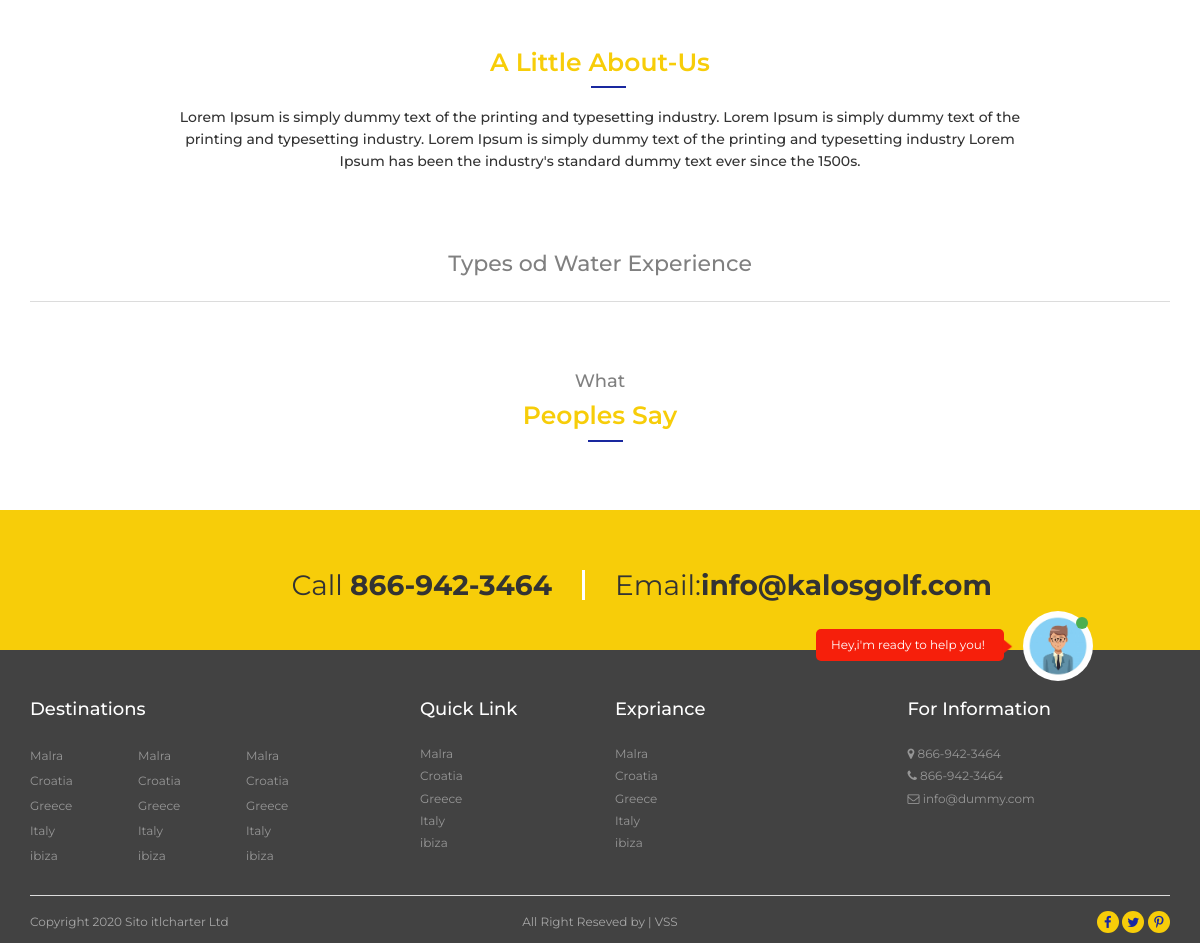
The page /index.php/web/about (lower part) on the database as committed earlier.
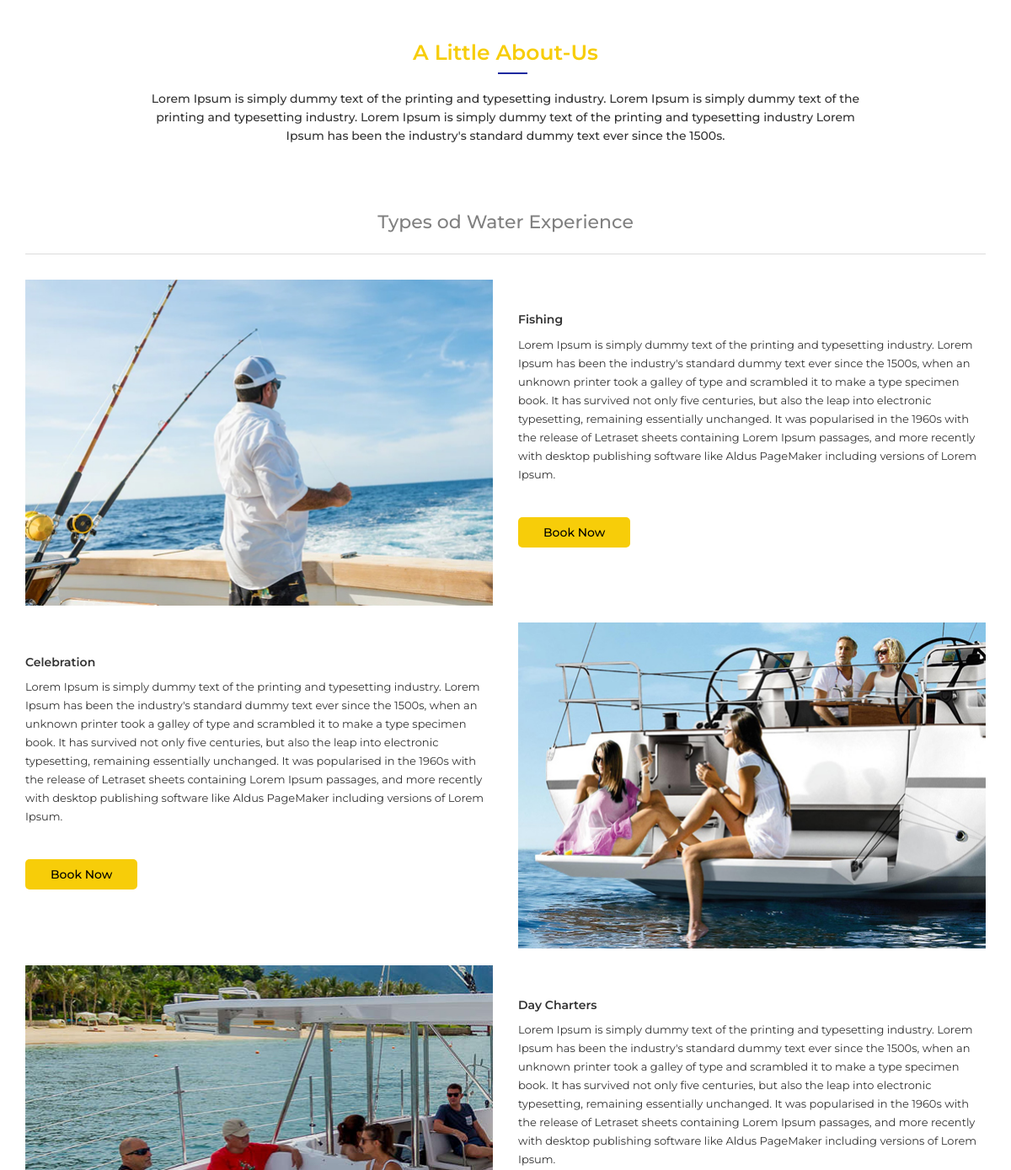
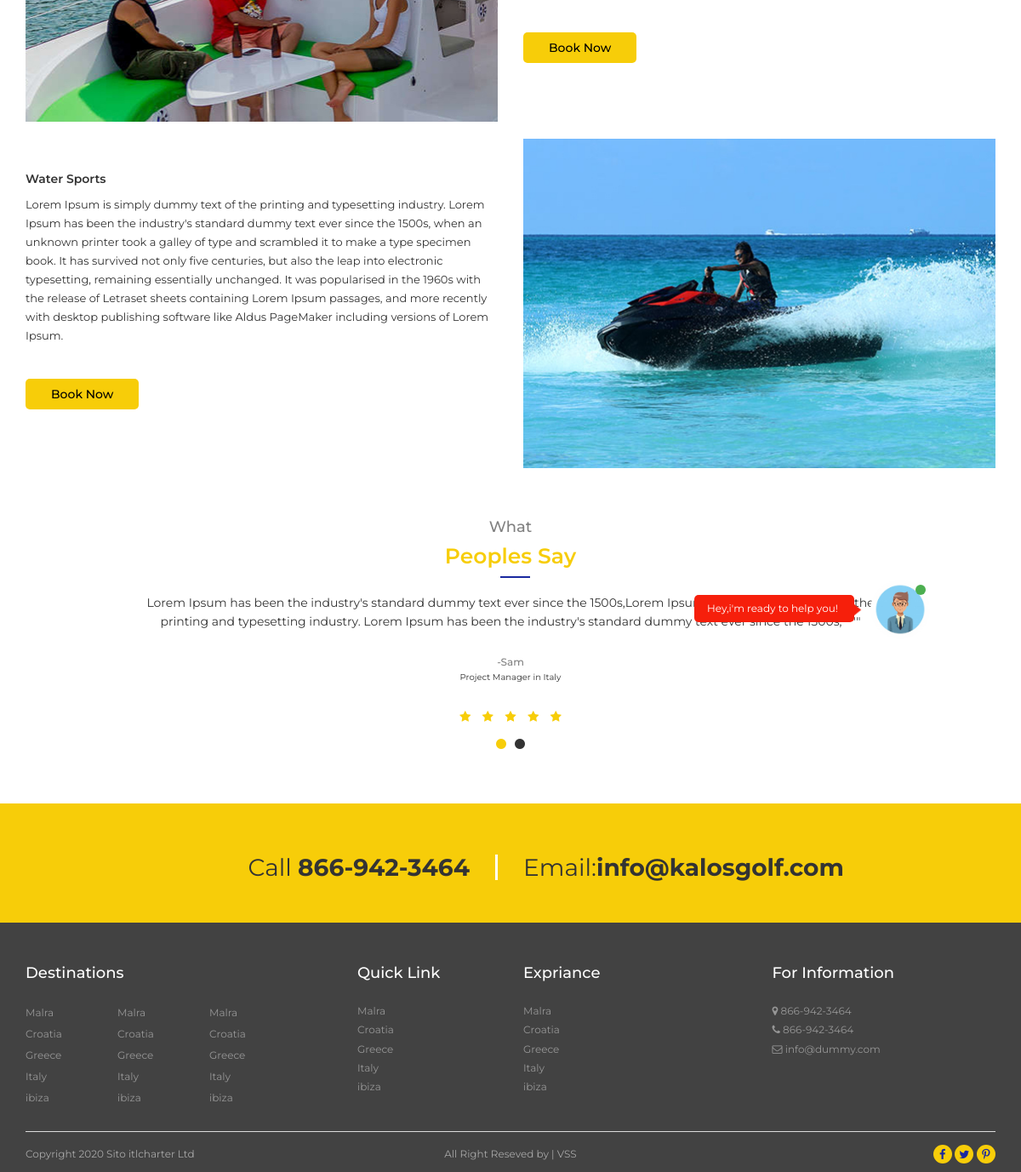
The same page on the database as committed later (2 pictures, top to bottom).
### tables this page shows
CREATE TABLE `about_us` (
  `ID` int(11) NOT NULL,
  `title` varchar(255) NOT NULL,
  `slug` varchar(255) NOT NULL,
  `description` longtext NOT NULL,
  `image` varchar(255) NOT NULL,
  `created_by` varchar(255) NOT NULL,
  `status` tinyint(4) NOT NULL,
  `LocalIP` varchar(255) NOT NULL,
  `created_at` timestamp NOT NULL DEFAULT current_timestamp(),
  `updated_at` timestamp NOT NULL DEFAULT current_timestamp() ON UPDATE current_timestamp()
);

CREATE TABLE `testimonials` (
  `ID` int(11) NOT NULL,
  `title` varchar(255) NOT NULL,
  `name` varchar(255) NOT NULL,
  `slug` varchar(255) NOT NULL,
  `designation` varchar(255) NOT NULL,
  `description` longtext NOT NULL,
  `image` varchar(255) NOT NULL,
  `created_by` varchar(255) NOT NULL,
  `status` tinyint(4) NOT NULL COMMENT '1 = Active & 0 = Inactive',
  `LocalIP` varchar(255) NOT NULL,
  `created_at` timestamp NOT NULL DEFAULT current_timestamp(),
  `updated_at` timestamp NOT NULL DEFAULT current_timestamp() ON UPDATE current_timestamp()
);

### application/controllers/Web.php (called while the page is built, shortened)
<?php
class Web extends CI_Controller
{
	public function __construct()
	{
		$this->load->database();
		$this->load->library("pagination");
		$this->load->model('admin/TourPackageModel');
		$this->load->model('admin/CategoryModel');
		$this->load->model('admin/TestimonialModel');
		$this->load->model('admin/BlogModel');
		$this->load->model('admin/AboutModel');
		$this->load->model('admin/SlideModel');
		$this->load->model('admin/TransportModel');
	}
	public function about()
	{
		$about = $this->AboutModel->get_all_view();
		$data['about_value'] = $about;
		$testimonial = $this->TestimonialModel->get_all_view();
		$data['testimonial_value'] = $testimonial;
		$this->load->view('website/about_us',$data);
	}
}

### index.php (called while the page is built, shortened)
<?php
require_once BASEPATH.'core/CodeIgniter.php';

### application/models/admin/AboutModel.php (called while the page is built, shortened)
<?php
class AboutModel extends CI_model
{
	public function get_all_view()
	{
		return $this->db->get('about_us')->result();
	}
}

### application/models/admin/TestimonialModel.php (called while the page is built, shortened)
<?php
class TestimonialModel extends CI_model
{
	public function get_all_view()
	{
		return $this->db->get('testimonials')->result();
	}
}

### application/views/website/about_us.php (the view, shortened to what this page needs)
<?php
   $this->load->view('website/include/header');
   ?>
<section class="litte-about-section">
   <div class="container">
      <div class="row">
         <div class="litte-about-main-box">
            <h2 class="cust-heading1">A Little About-Us</h2>
            <p>Lorem Ipsum is simply dummy text of the printing and typesetting industry. Lorem Ipsum is simply dummy text of the printing and typesetting industry. Lorem Ipsum is simply dummy text of the printing and typesetting industry Lorem Ipsum has been the industry's standard dummy text ever since the 1500s.</p>
         </div>
      </div>
   </div>
</section>
<section class="type-water-section">
   <div class="container">
      <div class="type-water-main-box">
         <h3>Types od Water Experience</h3>
      </div>
      <?php foreach ($about_value as $about) { if ($about->ID % 2 !=0 ) {  ?>
      <div class="row">
         <div class="col-md-6">
            <div class="type-water-img">
               <img src="<?=base_url()?>uploads/about/<?=$about->image?>">
            </div>
         </div>
         <div class="col-md-6">
            <div class="type-water-contant-box">
               <h5><?=$about->title ?></h5>
               <p><?=$about->description ?></p>
               <button class="cust-btn ">Book Now</button>
            </div>
         </div>
      </div>
      <?php } else { ?>
      <div class="row">
         <div class="type-water-main-box">
            <div class="col-md-6">
               <div class="type-water-contant-box">
                  <h5><?=$about->title ?></h5>
                  <p><?=$about->description ?></p>
                  <button class="cust-btn ">Book Now</button>
               </div>
            </div>
            <div class="col-md-6">
               <div class="type-water-img">
                  <img src="<?=base_url()?>uploads/about/<?=$about->image?>">
               </div>
            </div>
         </div>
      </div>
      <?php } } ?>
   </div>
</section>
<section class="what-people-section">
   <div class="container">
      <div class="row">
         <h4 class="">What</h4>
         <h2 class="cust-heading1">Peoples Say</h2>
         <div class="what-people-main-box">
           <?php foreach ($testimonial_value as $testimonial ) { ?>
            <div class="slide">
               <p><?=$testimonial->description?></p>
               <div class="about-pg-Peoples-name">
                  <h4>-<?=$testimonial->name?></h4>
                  <p><?=$testimonial->designation?></p>
                  <ul class="list-inline">
                     <li><i class="fa fa-star" aria-hidden="true"></i></li>
                     <li><i class="fa fa-star" aria-hidden="true"></i></li>
                     <li><i class="fa fa-star" aria-hidden="true"></i></li>
                     <li><i class="fa fa-star" aria-hidden="true"></i></li>
                     <li><i class="fa fa-star" aria-hidden="true"></i></li>
                  </ul>
               </div>
            </div>
          <?php } ?>
         </div>
      </div>
   </div>
</section>
<section class="about-pg-call-email-section">
   <div class="container">
      <div class="row">
         <div class="about-pg-call-email-box">
            <div class="col-md-6 col-sm-6">
               <div class="about-pg-call-box">
                  <h3><span>Call </span> 866-942-3464</h3>
               </div>
            </div>
            <div class="col-md-6 col-sm-6">
               <div class="about-pg-email-box">
                  <h3><span>Email:</span>info@kalosgolf.com</h3>
               </div>
            </div>
         </div>
      </div>
   </div>
</section>
<section>
   <div class="container">
      <div class="row">
          <div class="chat-main-box">
                  <div class="chat-frm">
                     <p>Hey,i'm ready to help you!</p>
                     <i class="input-right-icon"><img src="<?=base_url()?>yatch_web/image/btn-right-red-icon.png" class="img-responsive"></i>
                     <img src="<?=base_url()?>yatch_web/image/chat.jpg" class="img-responsive">
                     <span class="online"></span>
                  </div>
               </div>
      </div>
   </div>
</section>
<?php
   $this->load->view('website/include/footer');
   ?>

### application/views/website/include/header.php (shortened to what this page needs)
<!DOCTYPE html>
<html>
   <head>
      <link rel="stylesheet" href="<?=base_url()?>yatch_web/css/bootstrap.min.css">
      <link rel="stylesheet" href="<?=base_url()?>yatch_web/css/style.css">
      <link rel="stylesheet" href="<?=base_url()?>yatch_web/css/aos.css">
      <link rel="stylesheet" href="https://cdnjs.cloudflare.com/ajax/libs/font-awesome/4.7.0/css/font-awesome.min.css">
   </head>
   <body>

### application/views/website/include/footer.php (shortened to what this page needs)
<section class="footer">
  <div class="container">
    <div class="row">
      <div class="col-md-4 col-sm-4">
      <div class="footer-link1">
        <h4>Destinations</h4>
        <ul>
          <li><a href="#">Malra</a></li>
          <li><a href="#">Croatia</a></li>
          <li><a href="#">Greece</a></li>
          <li><a href="#">Italy</a></li>
          <li><a href="#">ibiza</a></li>
        </ul>
        <ul>
          <li><a href="#">Malra</a></li>
          <li><a href="#">Croatia</a></li>
          <li><a href="#">Greece</a></li>
          <li><a href="#">Italy</a></li>
          <li><a href="#">ibiza</a></li>
        </ul>
        <ul>
          <li><a href="#">Malra</a></li>
          <li><a href="#">Croatia</a></li>
          <li><a href="#">Greece</a></li>
          <li><a href="#">Italy</a></li>
          <li><a href="#">ibiza</a></li>
        </ul>
      </div>
    </div>
    <div class="col-md-2 col-sm-2">
      <div class="footer-link">
        <h4>Quick Link</h4>
        <ul>
          <li><a href="#">Malra</a></li>
          <li><a href="#">Croatia</a></li>
          <li><a href="#">Greece</a></li>
          <li><a href="#">Italy</a></li>
          <li><a href="#">ibiza</a></li>
        </ul>
      </div>
    </div>
    <div class="col-md-3 col-sm-3">
      <div class="footer-link">
        <h4>Expriance</h4>
        <ul>
          <li><a href="#">Malra</a></li>
          <li><a href="#">Croatia</a></li>
          <li><a href="#">Greece</a></li>
          <li><a href="#">Italy</a></li>
          <li><a href="#">ibiza</a></li>
        </ul>
      </div>
    </div>
    <div class="col-md-3 col-sm-3">
      <div class="footer-link">
        <h4>For Information</h4>
        <ul>
          <li><i class="fa fa-map-marker" aria-hidden="true"></i> 866-942-3464</li>
            <li><i class="fa fa-phone" aria-hidden="true"></i> 866-942-3464</li>
            <li><i class="fa fa-envelope-o" aria-hidden="true"></i> info@dummy.com</li>
          </ul>
      </div>
    </div>
    </div>
    <hr>
    <div class="row">
      <div class="col-md-4 col-sm-4">
        <div class="copyright">
          <p>Copyright 2020 Sito itlcharter Ltd</p>
        </div>
      </div>
      <div class="col-md-4 col-sm-4 text-center">
        <div class="copyright">
          <p>All Right Reseved by | VSS</p>
        </div>
      </div>
      <div class="col-md-4 col-sm-4">
        <div class="copyright text-right">
          <ul class="list-inline top-social-icon">
            <li><a href="#"><i class="fa fa-facebook" aria-hidden="true"></i></a></li>
            <li><a href="#"><i class="fa fa-twitter" aria-hidden="true"></i></a></li>
            <li><a href="#"><i class="fa fa-pinterest-p" aria-hidden="true"></i></a></li>
          </ul>
        </div>
      </div>
    </div>
  </div>
</section>
</body>
</html>

### yatch_web/css/style.css (style rules this page uses)
body { padding: 0; margin: 0; font-family: 'Montserrat', sans-serif; }
h1,h2,h3,h4,h5,h6,p,a,li { font-family: 'Montserrat', sans-serif; }
button { font-family: 'Montserrat', sans-serif; }
.list-inline { padding: 0; margin: 0; }
.top-social-icon li { margin: 0px 2px; padding: 0px !important; }
.top-social-icon li a i { background:#f7cd09 ; width: 22px; height: 22px; text-align: center; font-size: 13px; line-height: 23px; color: #19289f !important; border-radius: 50%; }
p { line-height: 22px; }
.cust-heading1 { color: #f7cd09; font-weight: 600; margin-bottom: 30px; position: relative; margin-top: 0; font-size: 25px; }
.cust-heading1:before { content: ''; position: absolute; width: 35px; height: 2px; background: #19289f; bottom: -12px; left: 49%; right: 49%; }
.footer { background: #424242; padding-top: 40px; }
.footer .top-social-icon li { margin: 0 !important; }
.copyright p { color: #a7a7a7; }
hr { margin-top: 15px; margin-bottom: 15px; border: 0; border-top: 1px solid #7d7d7d; }
.footer-link1 ul { width: 30%; float: left; }
.footer-link1 ul li a { color: #969696; font-size: 12px; }
.footer-link1 ul li { margin-bottom: 5px; }
.footer-link1 ul { padding: 0; list-style: none; }
.footer-link1 h4 { color: #fff; margin-bottom: 25px; }
.footer-link ul li a { color: #969696; font-size: 12px; }
.footer-link ul li { margin-bottom: 5px; color: #969696; font-size: 12px; }
.footer-link ul { padding: 0; list-style: none; }
.footer-link h4 { color: #fff; margin-bottom: 25px; }
.row:after { content: ""; display: table; clear: both; }
.chat-frm { position: relative; }
.chat-frm p { background: #f61f0b; border: none; border-radius: 5px; float: left; padding: 5px 15px; width: 188px; color: white; font-size: 12px; }
.chat-main-box img { width: 70px; height: 70px; float: right; position: inherit; top: -18px; right: -19px; border-radius: 50%; }
.input-right-icon img { width: 15px; height: 15px; }
.input-right-icon { position: relative; right: 93px; top: 28px; }
.online { width: 12px; height: 12px; background: #4CAF50; position: absolute; border-radius: 50%; top: -12px; right: 1px; }
.chat-main-box { position: fixed; top: 80%; right: 111px; z-index: 999; }
.copyright p { font-size: 12px; }
.litte-about-section { padding: 50px 0px; }
.about-pg-Peoples-name { margin-bottom: 12px; }
.litte-about-main-box { text-align: center; padding: 0px 150px; }
.type-water-main-box h3 { text-align: center; font-size: 22px; color: gray; padding-bottom: 25px; border-bottom: 1px solid gainsboro; }
.type-water-img { padding-top: 20px; }
.type-water-img img { width: 100%; }
.type-water-contant-box { padding-top: 20px; }
.type-water-contant-box h5 { font-weight: 600; padding-top: 30px; }
.type-water-contant-box p { font-size: 13px; }
.type-water-contant-box button { margin-top: 30px; background: #f7cd09; border: none; padding: 8px 30px; color: #000; border-radius: 5px; font-size: 14px; font-weight: 500; font-family: 'Montserrat', sans-serif; }
.what-people-main-box { text-align: center; padding: 0px 150px; }
.what-people-section { padding: 50px 0px; text-align: center; }
.what-people-section h4 { color: gray; }
.what-people-main-box h4 { font-size: 16px; color: gray; }
.about-pg-Peoples-name h4 { font-size: 12px; color: gray; padding-top: 20px; margin: 0; }
.about-pg-Peoples-name ul li i { color: #f7cd09; font-size: 14px; }
.about-pg-Peoples-name p { font-size: 10px; margin-bottom: 25px; }
.about-pg-call-box h3 { font-size: 28px; font-weight: 700; border-right: 3px solid white; padding-right: 30px; }
.about-pg-call-box { text-align: right; }
.about-pg-call-email-section { background: #f7cd09; padding: 40px 0px; }
.about-pg-email-box h3 { font-size: 28px; font-weight: 700; }
.about-pg-call-box h3 span { font-weight: 400; }
.about-pg-email-box h3 span { font-weight: 400; }
.litte-about-main-box p { font-size: 14px; font-weight: 500; }
hr { margin-top: 15px; margin-bottom: 15px; border: 0; border-top: 1px solid gainsboro !important; }
.slick-slider { position:relative;display:block;box-sizing:border-box;-webkit-user-select:none;-moz-user-select:none;-ms-user-select:none;user-select:none;-webkit-touch-callout:none;-khtml-user-select:none;-ms-touch-action:pan-y;touch-action:pan-y;-webkit-tap-highlight-color:transparent; }

Rows that differ between the two databases and show on the page:
added about_us: image (picture), title "Fishing", description "Lorem Ipsum is simply dummy text of the printing and typesetting industry. Lorem Ipsum has been the industry's standard dummy text ever since the 1500s, when an unknown printer took a galley of type and scrambled it to make a type specimen book. It has survived not only five centuries, but also the leap into electronic typesetting, remaining essentially unchanged. It was popularised in the 1960s with the release of Letraset sheets containing Lorem Ipsum passages, and more recently with desktop publishing software like Aldus PageMaker including versions of Lorem Ipsum."
added about_us: title "Celebration", description "Lorem Ipsum is simply dummy text of the printing and typesetting industry. Lorem Ipsum has been the industry's standard dummy text ever since the 1500s, when an unknown printer took a galley of type and scrambled it to make a type specimen book. It has survived not only five centuries, but also the leap into electronic typesetting, remaining essentially unchanged. It was popularised in the 1960s with the release of Letraset sheets containing Lorem Ipsum passages, and more recently with desktop publishing software like Aldus PageMaker including versions of Lorem Ipsum.", image (picture)
added about_us: image (picture), title "Day Charters", description "Lorem Ipsum is simply dummy text of the printing and typesetting industry. Lorem Ipsum has been the industry's standard dummy text ever since the 1500s, when an unknown printer took a galley of type and scrambled it to make a type specimen book. It has survived not only five centuries, but also the leap into electronic typesetting, remaining essentially unchanged. It was popularised in the 1960s with the release of Letraset sheets containing Lorem Ipsum passages, and more recently with desktop publishing software like Aldus PageMaker including versions of Lorem Ipsum."
added about_us: title "Water Sports", description "Lorem Ipsum is simply dummy text of the printing and typesetting industry. Lorem Ipsum has been the industry's standard dummy text ever since the 1500s, when an unknown printer took a galley of type and scrambled it to make a type specimen book. It has survived not only five centuries, but also the leap into electronic typesetting, remaining essentially unchanged. It was popularised in the 1960s with the release of Letraset sheets containing Lorem Ipsum passages, and more recently with desktop publishing software like Aldus PageMaker including versions of Lorem Ipsum.", image (picture)
added testimonials: description "Lorem Ipsum has been the industry's standard dummy text ever since the 1500s,Lorem Ipsum is simply dummy text of the printing and typesetting industry. Lorem Ipsum has been the industry's standard dummy text ever since the 1500s,\"\"\"\"", name "Sam", designation "Project Manager in Italy"
